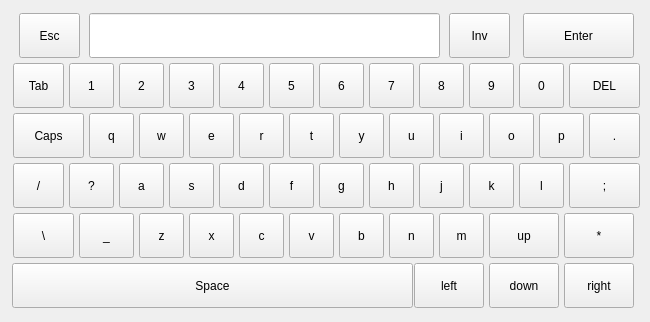
<?xml version="1.0" encoding="UTF-8"?>
<ui version="4.0">
 <class>KeyBoard</class>
 <widget class="QWidget" name="KeyBoard">
  <property name="geometry">
   <rect>
    <x>0</x>
    <y>0</y>
    <width>650</width>
    <height>322</height>
   </rect>
  </property>
  <property name="windowTitle">
   <string>Form</string>
  </property>
  <widget class="QToolButton" name="toolButton_x">
   <property name="geometry">
    <rect>
     <x>189</x>
     <y>213</y>
     <width>45</width>
     <height>45</height>
    </rect>
   </property>
   <property name="text">
    <string>x</string>
   </property>
  </widget>
  <widget class="QToolButton" name="toolButton_q">
   <property name="geometry">
    <rect>
     <x>89</x>
     <y>113</y>
     <width>45</width>
     <height>45</height>
    </rect>
   </property>
   <property name="text">
    <string>q</string>
   </property>
  </widget>
  <widget class="QToolButton" name="toolButton_7">
   <property name="geometry">
    <rect>
     <x>369</x>
     <y>63</y>
     <width>45</width>
     <height>45</height>
    </rect>
   </property>
   <property name="text">
    <string>7</string>
   </property>
  </widget>
  <widget class="QToolButton" name="toolButton_esc">
   <property name="geometry">
    <rect>
     <x>19</x>
     <y>13</y>
     <width>61</width>
     <height>45</height>
    </rect>
   </property>
   <property name="text">
    <string>Esc</string>
   </property>
  </widget>
  <widget class="QToolButton" name="toolButton_0">
   <property name="geometry">
    <rect>
     <x>519</x>
     <y>63</y>
     <width>45</width>
     <height>45</height>
    </rect>
   </property>
   <property name="text">
    <string>0</string>
   </property>
  </widget>
  <widget class="QToolButton" name="toolButton_o">
   <property name="geometry">
    <rect>
     <x>489</x>
     <y>113</y>
     <width>45</width>
     <height>45</height>
    </rect>
   </property>
   <property name="text">
    <string>o</string>
   </property>
  </widget>
  <widget class="QToolButton" name="toolButton_k">
   <property name="geometry">
    <rect>
     <x>469</x>
     <y>163</y>
     <width>45</width>
     <height>45</height>
    </rect>
   </property>
   <property name="text">
    <string>k</string>
   </property>
  </widget>
  <widget class="QToolButton" name="toolButton_y">
   <property name="geometry">
    <rect>
     <x>339</x>
     <y>113</y>
     <width>45</width>
     <height>45</height>
    </rect>
   </property>
   <property name="text">
    <string>y</string>
   </property>
  </widget>
  <widget class="QToolButton" name="toolButton_w">
   <property name="geometry">
    <rect>
     <x>139</x>
     <y>113</y>
     <width>45</width>
     <height>45</height>
    </rect>
   </property>
   <property name="text">
    <string>w</string>
   </property>
  </widget>
  <widget class="QToolButton" name="toolButton_xinghao">
   <property name="geometry">
    <rect>
     <x>564</x>
     <y>213</y>
     <width>70</width>
     <height>45</height>
    </rect>
   </property>
   <property name="text">
    <string>*</string>
   </property>
  </widget>
  <widget class="QToolButton" name="toolButton_dot">
   <property name="geometry">
    <rect>
     <x>589</x>
     <y>113</y>
     <width>51</width>
     <height>45</height>
    </rect>
   </property>
   <property name="text">
    <string>.</string>
   </property>
  </widget>
  <widget class="QToolButton" name="toolButton_c">
   <property name="geometry">
    <rect>
     <x>239</x>
     <y>213</y>
     <width>45</width>
     <height>45</height>
    </rect>
   </property>
   <property name="text">
    <string>c</string>
   </property>
  </widget>
  <widget class="QToolButton" name="toolButton_b">
   <property name="geometry">
    <rect>
     <x>339</x>
     <y>213</y>
     <width>45</width>
     <height>45</height>
    </rect>
   </property>
   <property name="text">
    <string>b</string>
   </property>
  </widget>
  <widget class="QToolButton" name="toolButton_i">
   <property name="geometry">
    <rect>
     <x>439</x>
     <y>113</y>
     <width>45</width>
     <height>45</height>
    </rect>
   </property>
   <property name="text">
    <string>i</string>
   </property>
  </widget>
  <widget class="QToolButton" name="toolButton_line2">
   <property name="geometry">
    <rect>
     <x>13</x>
     <y>213</y>
     <width>61</width>
     <height>45</height>
    </rect>
   </property>
   <property name="text">
    <string>\</string>
   </property>
  </widget>
  <widget class="QToolButton" name="toolButton_u">
   <property name="geometry">
    <rect>
     <x>389</x>
     <y>113</y>
     <width>45</width>
     <height>45</height>
    </rect>
   </property>
   <property name="text">
    <string>u</string>
   </property>
  </widget>
  <widget class="QToolButton" name="toolButton_e">
   <property name="geometry">
    <rect>
     <x>189</x>
     <y>113</y>
     <width>45</width>
     <height>45</height>
    </rect>
   </property>
   <property name="text">
    <string>e</string>
   </property>
  </widget>
  <widget class="QToolButton" name="toolButton_tab">
   <property name="geometry">
    <rect>
     <x>13</x>
     <y>63</y>
     <width>51</width>
     <height>45</height>
    </rect>
   </property>
   <property name="text">
    <string>Tab</string>
   </property>
  </widget>
  <widget class="QToolButton" name="toolButton_g">
   <property name="geometry">
    <rect>
     <x>319</x>
     <y>163</y>
     <width>45</width>
     <height>45</height>
    </rect>
   </property>
   <property name="text">
    <string>g</string>
   </property>
  </widget>
  <widget class="QToolButton" name="toolButton_s">
   <property name="geometry">
    <rect>
     <x>169</x>
     <y>163</y>
     <width>45</width>
     <height>45</height>
    </rect>
   </property>
   <property name="text">
    <string>s</string>
   </property>
  </widget>
  <widget class="QToolButton" name="toolButton_down">
   <property name="geometry">
    <rect>
     <x>489</x>
     <y>263</y>
     <width>70</width>
     <height>45</height>
    </rect>
   </property>
   <property name="text">
    <string>down</string>
   </property>
  </widget>
  <widget class="QToolButton" name="toolButton_space">
   <property name="geometry">
    <rect>
     <x>12</x>
     <y>263</y>
     <width>401</width>
     <height>45</height>
    </rect>
   </property>
   <property name="text">
    <string>Space</string>
   </property>
  </widget>
  <widget class="QToolButton" name="toolButton_inv">
   <property name="geometry">
    <rect>
     <x>449</x>
     <y>13</y>
     <width>61</width>
     <height>45</height>
    </rect>
   </property>
   <property name="text">
    <string>Inv</string>
   </property>
  </widget>
  <widget class="QToolButton" name="toolButton_6">
   <property name="geometry">
    <rect>
     <x>319</x>
     <y>63</y>
     <width>45</width>
     <height>45</height>
    </rect>
   </property>
   <property name="text">
    <string>6</string>
   </property>
  </widget>
  <widget class="QToolButton" name="toolButton_m">
   <property name="geometry">
    <rect>
     <x>439</x>
     <y>213</y>
     <width>45</width>
     <height>45</height>
    </rect>
   </property>
   <property name="text">
    <string>m</string>
   </property>
  </widget>
  <widget class="QToolButton" name="toolButton_a">
   <property name="geometry">
    <rect>
     <x>119</x>
     <y>163</y>
     <width>45</width>
     <height>45</height>
    </rect>
   </property>
   <property name="text">
    <string>a</string>
   </property>
  </widget>
  <widget class="QLineEdit" name="display">
   <property name="geometry">
    <rect>
     <x>89</x>
     <y>13</y>
     <width>351</width>
     <height>45</height>
    </rect>
   </property>
  </widget>
  <widget class="QToolButton" name="toolButton_t">
   <property name="geometry">
    <rect>
     <x>289</x>
     <y>113</y>
     <width>45</width>
     <height>45</height>
    </rect>
   </property>
   <property name="text">
    <string>t</string>
   </property>
  </widget>
  <widget class="QToolButton" name="toolButton_h">
   <property name="geometry">
    <rect>
     <x>369</x>
     <y>163</y>
     <width>45</width>
     <height>45</height>
    </rect>
   </property>
   <property name="text">
    <string>h</string>
   </property>
  </widget>
  <widget class="QToolButton" name="toolButton_p">
   <property name="geometry">
    <rect>
     <x>539</x>
     <y>113</y>
     <width>45</width>
     <height>45</height>
    </rect>
   </property>
   <property name="text">
    <string>p</string>
   </property>
  </widget>
  <widget class="QToolButton" name="toolButton_line1">
   <property name="geometry">
    <rect>
     <x>13</x>
     <y>163</y>
     <width>51</width>
     <height>45</height>
    </rect>
   </property>
   <property name="text">
    <string>/</string>
   </property>
  </widget>
  <widget class="QToolButton" name="toolButton_z">
   <property name="geometry">
    <rect>
     <x>139</x>
     <y>213</y>
     <width>45</width>
     <height>45</height>
    </rect>
   </property>
   <property name="text">
    <string>z</string>
   </property>
  </widget>
  <widget class="QToolButton" name="toolButton_4">
   <property name="geometry">
    <rect>
     <x>219</x>
     <y>63</y>
     <width>45</width>
     <height>45</height>
    </rect>
   </property>
   <property name="text">
    <string>4</string>
   </property>
  </widget>
  <widget class="QToolButton" name="toolButton_capslock">
   <property name="geometry">
    <rect>
     <x>13</x>
     <y>113</y>
     <width>71</width>
     <height>45</height>
    </rect>
   </property>
   <property name="text">
    <string>Caps</string>
   </property>
  </widget>
  <widget class="QToolButton" name="toolButton_up">
   <property name="geometry">
    <rect>
     <x>489</x>
     <y>213</y>
     <width>70</width>
     <height>45</height>
    </rect>
   </property>
   <property name="text">
    <string>up</string>
   </property>
  </widget>
  <widget class="QToolButton" name="toolButton_enter">
   <property name="geometry">
    <rect>
     <x>523</x>
     <y>13</y>
     <width>111</width>
     <height>45</height>
    </rect>
   </property>
   <property name="text">
    <string>Enter</string>
   </property>
  </widget>
  <widget class="QToolButton" name="toolButton_f">
   <property name="geometry">
    <rect>
     <x>269</x>
     <y>163</y>
     <width>45</width>
     <height>45</height>
    </rect>
   </property>
   <property name="text">
    <string>f</string>
   </property>
  </widget>
  <widget class="QToolButton" name="toolButton_2">
   <property name="geometry">
    <rect>
     <x>119</x>
     <y>63</y>
     <width>45</width>
     <height>45</height>
    </rect>
   </property>
   <property name="text">
    <string>2</string>
   </property>
  </widget>
  <widget class="QToolButton" name="toolButton_n">
   <property name="geometry">
    <rect>
     <x>389</x>
     <y>213</y>
     <width>45</width>
     <height>45</height>
    </rect>
   </property>
   <property name="text">
    <string>n</string>
   </property>
  </widget>
  <widget class="QToolButton" name="toolButton_fenhao">
   <property name="geometry">
    <rect>
     <x>569</x>
     <y>163</y>
     <width>71</width>
     <height>45</height>
    </rect>
   </property>
   <property name="text">
    <string>;</string>
   </property>
  </widget>
  <widget class="QToolButton" name="toolButton_left">
   <property name="geometry">
    <rect>
     <x>414</x>
     <y>263</y>
     <width>70</width>
     <height>45</height>
    </rect>
   </property>
   <property name="text">
    <string>left</string>
   </property>
  </widget>
  <widget class="QToolButton" name="toolButton_wenhao">
   <property name="geometry">
    <rect>
     <x>69</x>
     <y>163</y>
     <width>45</width>
     <height>45</height>
    </rect>
   </property>
   <property name="text">
    <string>?</string>
   </property>
  </widget>
  <widget class="QToolButton" name="toolButton_r">
   <property name="geometry">
    <rect>
     <x>239</x>
     <y>113</y>
     <width>45</width>
     <height>45</height>
    </rect>
   </property>
   <property name="text">
    <string>r</string>
   </property>
  </widget>
  <widget class="QToolButton" name="toolButton_l">
   <property name="geometry">
    <rect>
     <x>519</x>
     <y>163</y>
     <width>45</width>
     <height>45</height>
    </rect>
   </property>
   <property name="text">
    <string>l</string>
   </property>
  </widget>
  <widget class="QToolButton" name="toolButton_8">
   <property name="geometry">
    <rect>
     <x>419</x>
     <y>63</y>
     <width>45</width>
     <height>45</height>
    </rect>
   </property>
   <property name="text">
    <string>8</string>
   </property>
  </widget>
  <widget class="QToolButton" name="toolButton_1">
   <property name="geometry">
    <rect>
     <x>69</x>
     <y>63</y>
     <width>45</width>
     <height>45</height>
    </rect>
   </property>
   <property name="text">
    <string>1</string>
   </property>
  </widget>
  <widget class="QToolButton" name="toolButton_5">
   <property name="geometry">
    <rect>
     <x>269</x>
     <y>63</y>
     <width>45</width>
     <height>45</height>
    </rect>
   </property>
   <property name="text">
    <string>5</string>
   </property>
  </widget>
  <widget class="QToolButton" name="toolButton_3">
   <property name="geometry">
    <rect>
     <x>169</x>
     <y>63</y>
     <width>45</width>
     <height>45</height>
    </rect>
   </property>
   <property name="text">
    <string>3</string>
   </property>
  </widget>
  <widget class="QToolButton" name="toolButton_right">
   <property name="geometry">
    <rect>
     <x>564</x>
     <y>263</y>
     <width>70</width>
     <height>45</height>
    </rect>
   </property>
   <property name="text">
    <string>right</string>
   </property>
  </widget>
  <widget class="QToolButton" name="toolButton_line3">
   <property name="geometry">
    <rect>
     <x>79</x>
     <y>213</y>
     <width>55</width>
     <height>45</height>
    </rect>
   </property>
   <property name="text">
    <string>_</string>
   </property>
  </widget>
  <widget class="QToolButton" name="toolButton_backspace">
   <property name="geometry">
    <rect>
     <x>569</x>
     <y>63</y>
     <width>71</width>
     <height>45</height>
    </rect>
   </property>
   <property name="text">
    <string>DEL</string>
   </property>
  </widget>
  <widget class="QToolButton" name="toolButton_9">
   <property name="geometry">
    <rect>
     <x>469</x>
     <y>63</y>
     <width>45</width>
     <height>45</height>
    </rect>
   </property>
   <property name="text">
    <string>9</string>
   </property>
  </widget>
  <widget class="QToolButton" name="toolButton_d">
   <property name="geometry">
    <rect>
     <x>219</x>
     <y>163</y>
     <width>45</width>
     <height>45</height>
    </rect>
   </property>
   <property name="text">
    <string>d</string>
   </property>
  </widget>
  <widget class="QToolButton" name="toolButton_v">
   <property name="geometry">
    <rect>
     <x>289</x>
     <y>213</y>
     <width>45</width>
     <height>45</height>
    </rect>
   </property>
   <property name="text">
    <string>v</string>
   </property>
  </widget>
  <widget class="QToolButton" name="toolButton_j">
   <property name="geometry">
    <rect>
     <x>419</x>
     <y>163</y>
     <width>45</width>
     <height>45</height>
    </rect>
   </property>
   <property name="text">
    <string>j</string>
   </property>
  </widget>
 </widget>
 <resources/>
 <connections/>
</ui>
